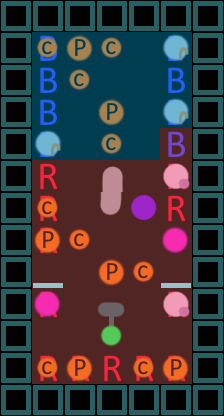

Below is a game level as drawn by its tile map, then a one-line description and the .tmx file that defines it, in full:
An orthogonal 7x13 tile map with 32x32 px tiles, 4 tile layers (bus, people, people, areas), 2 hidden layers not drawn.

<map version="1.2" tiledversion="1.3.4" orientation="orthogonal" renderorder="right-down" width="7" height="13" tilewidth="32" tileheight="32" infinite="0" nextlayerid="9" nextobjectid="1">
 <tileset firstgid="1" source="rough sprites for level design.tsx" />
 <layer id="1" name="bus" width="7" height="13" locked="1">
  <data encoding="csv">
4,4,4,4,4,4,4,
4,1,0,0,0,1,4,
4,1,0,0,0,1,4,
4,1,0,0,0,1,4,
4,1,0,0,0,1,4,
4,2,0,0,0,2,4,
4,2,0,0,0,2,4,
4,2,0,0,0,0,4,
4,3,0,0,0,3,4,
4,2,0,0,0,2,4,
4,0,0,0,0,0,4,
4,2,2,2,2,2,4,
4,4,4,4,4,4,4
</data>
 </layer>
 <group id="5" name="Unmoveable">
  <layer id="6" name="people" width="7" height="13">
   <data encoding="csv">
0,0,0,0,0,0,0,
0,0,0,0,0,0,0,
0,0,0,0,0,0,0,
0,0,0,0,0,0,0,
0,0,0,0,0,0,0,
0,0,0,22,0,6,0,
0,12,0,32,21,0,0,
0,11,12,0,0,7,0,
0,0,0,11,12,0,0,
0,7,0,17,0,6,0,
0,0,0,25,0,0,0,
0,12,11,0,12,11,0,
0,0,0,0,0,0,0
</data>
  </layer>
  <layer id="7" name="distancing" width="7" height="13" visible="0">
   <data encoding="csv">
0,0,0,0,0,0,0,
0,0,0,0,0,0,0,
0,0,0,0,0,0,0,
0,0,0,0,0,0,0,
0,0,0,0,0,9,0,
0,9,9,0,9,0,0,
0,0,9,0,0,9,0,
0,0,0,9,9,0,0,
0,9,9,0,0,9,0,
0,0,9,0,9,0,0,
0,9,9,0,9,9,0,
0,0,0,9,0,0,0,
0,0,0,0,0,0,0
</data>
  </layer>
 </group>
 <group id="4" name="Moveable">
  <layer id="2" name="people" width="7" height="13">
   <data encoding="csv">
0,0,0,0,0,0,0,
0,12,11,12,0,5,0,
0,0,12,0,0,0,0,
0,0,0,11,0,5,0,
0,5,0,12,0,0,0,
0,0,0,0,0,0,0,
0,0,0,0,0,0,0,
0,0,0,0,0,0,0,
0,0,0,0,0,0,0,
0,0,0,0,0,0,0,
0,0,0,0,0,0,0,
0,0,0,0,0,0,0,
0,0,0,0,0,0,0
</data>
  </layer>
  <layer id="3" name="distancing" width="7" height="13" visible="0">
   <data encoding="csv">
0,0,0,0,0,0,0,
0,0,0,0,10,0,0,
0,10,0,10,10,10,0,
0,10,10,0,10,0,0,
0,0,10,0,10,0,0,
0,0,0,0,0,0,0,
0,0,0,0,0,0,0,
0,0,0,0,0,0,0,
0,0,0,0,0,0,0,
0,0,0,0,0,0,0,
0,0,0,0,0,0,0,
0,0,0,0,0,0,0,
0,0,0,0,0,0,0
</data>
  </layer>
 </group>
 <layer id="8" name="areas" width="7" height="13">
  <data encoding="csv">
0,0,0,0,0,0,0,
0,33,33,33,33,33,0,
0,33,33,33,33,33,0,
0,33,33,33,33,33,0,
0,33,33,33,33,34,0,
0,34,34,34,34,34,0,
0,34,34,34,34,34,0,
0,34,34,34,34,34,0,
0,34,34,34,34,34,0,
0,34,34,34,34,34,0,
0,34,34,34,34,34,0,
0,34,34,34,34,34,0,
0,0,0,0,0,0,0
</data>
 </layer>
</map>
